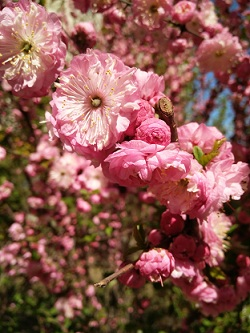
#> input picture Python.OpenCV.From.Novice.To.Practice/code/06/08/amygdalus triloba.png, 250 x 333 px
$ python demo.py
#> lines starting #> are read from the running program, lines starting #| are printed output that depends on the picture; after the words box and inside, x2 and y2 are one past the last pixel; in counts of white or black regions, pixels touching at a corner belong together
import cv2
import numpy as np

flower = cv2.imread("amygdalus triloba.png")  # 花原始图像
#> flower is the input picture: shape (333, 250, 3); mean B, G, R 80.5, 88.3, 139
m = np.zeros(flower.shape, np.uint8)  # 与花图像大小相等的0值图像
m[120:180, :, :] = 255  # 横着的白色区域
m[:, 80:180, :] = 255  # 竖着的白色区域
img = cv2.bitwise_xor(flower, m)  # 两章图像做异或运算
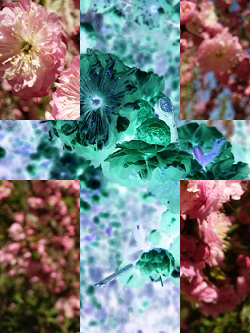
#> img: shape (333, 250, 3); mean B, G, R 121.6, 123.4, 115.7
cv2.imshow("flower", flower)  # 展示花图像
cv2.imshow("mask", m)  # 展示零值图像
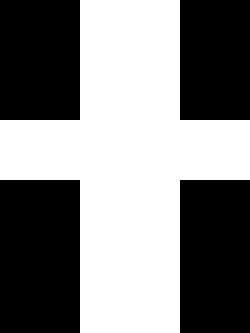
#> window 'mask': shape (333, 250, 3); 50.8% white; 4 black regions, box (x1, y1, x2, y2) and area: (0, 180, 80, 333) 12240, (180, 180, 250, 333) 10710, (0, 0, 80, 120) 9600, (180, 0, 250, 120) 8400
cv2.imshow("img", img)  # 展示异或运算结果
cv2.waitKey()  # 按下任何键盘按键后
cv2.destroyAllWindows()  # 释放所有窗体
